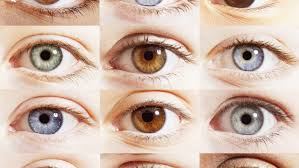
#> input picture eyes.jpeg, 299 x 168 px, given in place of the camera
$ python v16-circle-detection-accum-video.py
#> lines starting #> are read from the running program, lines starting #| are printed output that depends on the picture; after the words box and inside, x2 and y2 are one past the last pixel; in counts of white or black regions, pixels touching at a corner belong together
#> further down, frame is the input picture: shape (168, 299, 3); mean B, G, R 169, 184, 209.2
import cv2
import numpy as np
import matplotlib.pyplot as plt

vid = cv2.VideoCapture(0)

mindist = 15
accuracy = 50

def circledetect(image):
    gray = cv2.cvtColor(image, cv2.COLOR_BGR2GRAY)
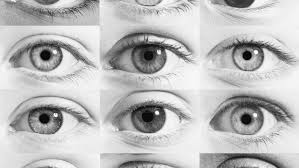
#> gray: shape (168, 299); min 1, max 254, mean 189.8
    gray_blured = cv2.blur(gray, (3, 3))
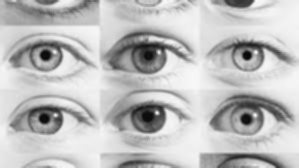
#> gray_blured: shape (168, 299); min 7, max 248, mean 189.8

    detected_circles = cv2.HoughCircles(gray_blured, cv2.HOUGH_GRADIENT, 1, mindist, param1=70, param2=accuracy, minRadius=1, maxRadius=40)
#> detected_circles = [[148.5, 116.5, 16.9]]

    circles = []
    if detected_circles is not None:
        detected_circles = np.uint16(np.around(detected_circles))
#> detected_circles = [[148, 116, 17]]
        for pt in detected_circles[0, :]:
            a, b, r = pt[0], pt[1], pt[2]
            cv2.circle(image, (a, b), r, (0, 255, 0), 2)
            cv2.circle(image, (a, b), 1, (0, 0, 255), 3)
            circles.append((a, b, r))
            # Draw the a, b, r values on the image
            text = f"a={a}, b={b}, r={r}"
            cv2.putText(image, text, (a - r, b - r - 10), cv2.FONT_HERSHEY_SIMPLEX, 0.5, (255, 255, 255), 1, cv2.LINE_AA)
#> this loop made 1 pass
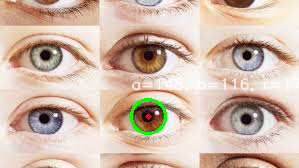
#> image: shape (168, 299, 3); 2.28% of pixels changed, all inside (x1, y1, x2, y2) = (130, 78, 299, 135)
#> after the loop, circles = [(148, 116, 17)]

    return image, circles

# Initialize the plot
plt.ion()
fig, ax = plt.subplots()

# Example usage:
while True:
    ret, frame = vid.read()
    if not ret:
        break
    frame, circles = circledetect(frame)
#> circles = [(148, 116, 17)]

    # Update the plot
    ax.clear()
    ax.set_xlim(0, frame.shape[1])
    ax.set_ylim(frame.shape[0], 0)
    for circle in circles:
        a, b, r = circle
        circle_plot = plt.Circle((a, b), r, color='r', fill=False)
        ax.add_artist(circle_plot)
    plt.draw()
    plt.pause(0.001)
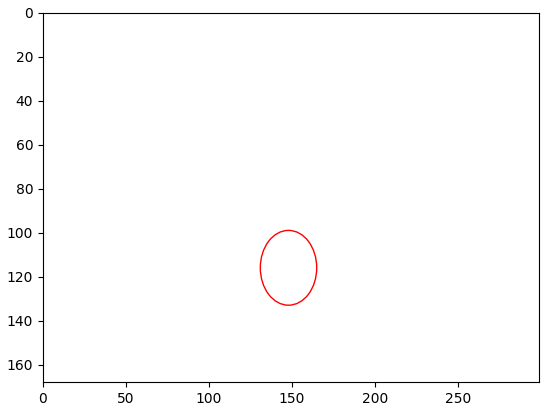
#> figure drawn by matplotlib, 1 panel

    # Display the frame
    cv2.imshow("Detected Circles", frame)
    if cv2.waitKey(1) & 0xFF == ord('q'):
#> (key q is pressed here)
        break

vid.release()
cv2.destroyAllWindows()
plt.ioff()
plt.show()

$ run again, on lines.webp
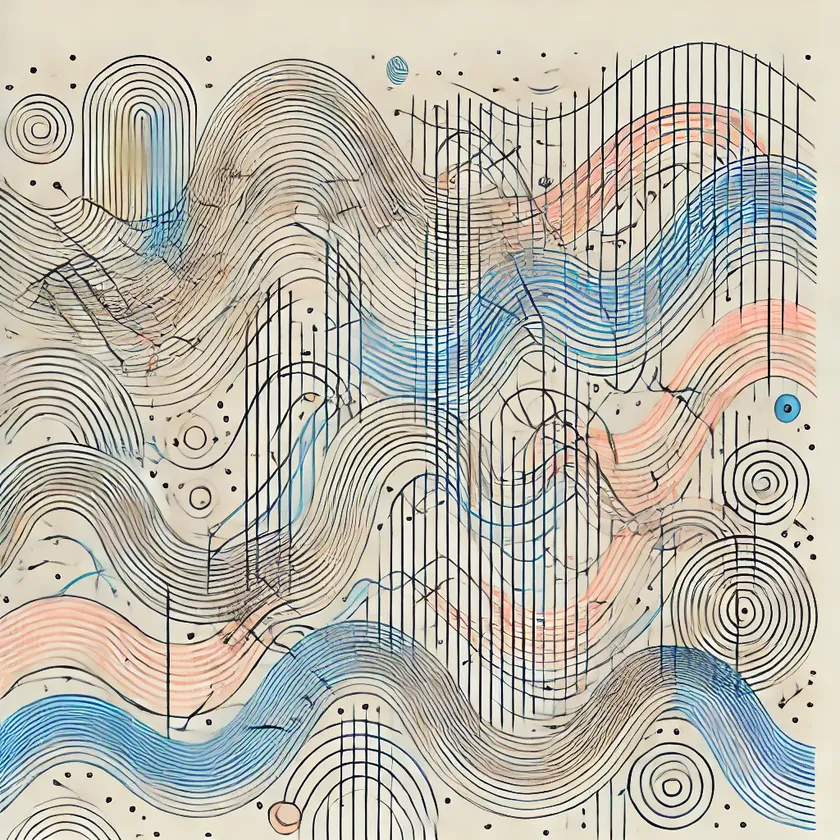
#> input picture lines.webp, 840 x 840 px, shrunk from 1024 x 1024 before the run, given in place of the camera
#> frame is the input picture: shape (840, 840, 3); mean B, G, R 173.7, 184.9, 188.1
#> in circledetect, `detected_circles = cv2.HoughCircles(gray_blured, cv2.HOUGH_GRADIENT, 1..`: detected_circles = 27 rows, first 8: [46.5, 442.5, 39.4], [298.5, 219.5, 35], [745.5, 606.5, 38.3], [287.5, 197.5, 37.2], [673.5, 729.5, 39.4], [193.5, 430.5, 39.4], [38.5, 128.5, 25.4], [673.5, 783.5, 32.1]
#> in circledetect, `detected_circles = np.uint16(np.around(detected_circles))`: detected_circles = 27 rows, first 8: [46, 442, 39], [298, 220, 35], [746, 606, 38], [288, 198, 37], [674, 730, 39], [194, 430, 39], [38, 128, 25], [674, 784, 32]
#> the loop in circledetect, `for pt in detected_circles[0, :]:` made 27 passes
#> after the loop in circledetect, `for pt in detected_circles[0, :]:`:
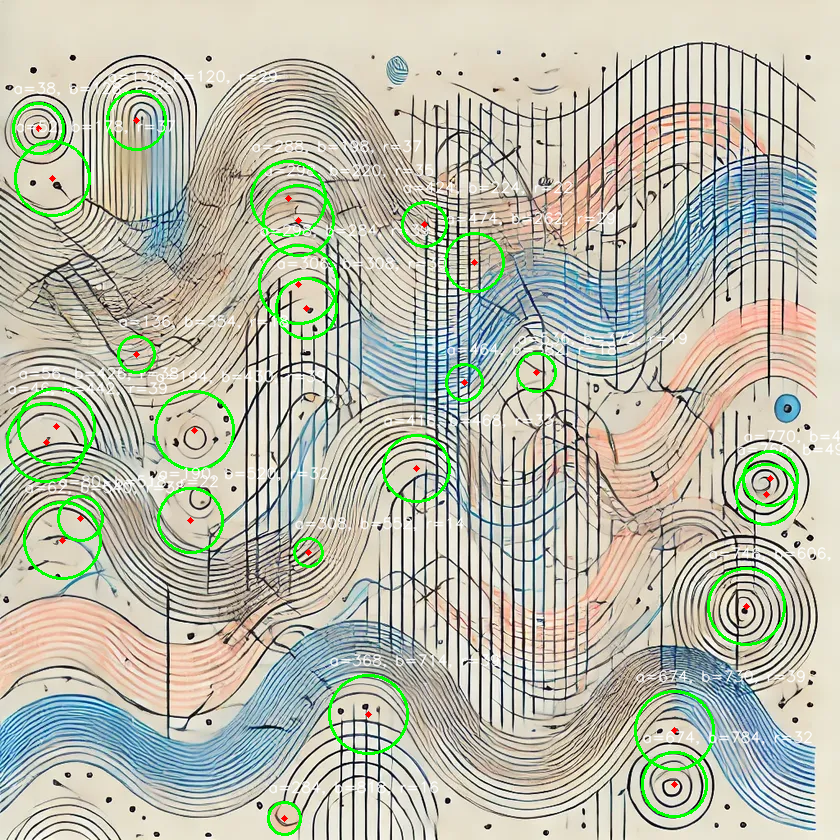
#> image: shape (840, 840, 3); 5.52% of pixels changed, all inside (x1, y1, x2, y2) = (6, 70, 840, 836)
#> after the loop in circledetect, `for pt in detected_circles[0, :]:`: circles = 27 items, first 6: (46, 442, 39), (298, 220, 35), (746, 606, 38), (288, 198, 37), (674, 730, 39), (194, 430, 39)
#> the loop `for circle in circles:` made 27 passes
#> `plt.pause(0.001)`:
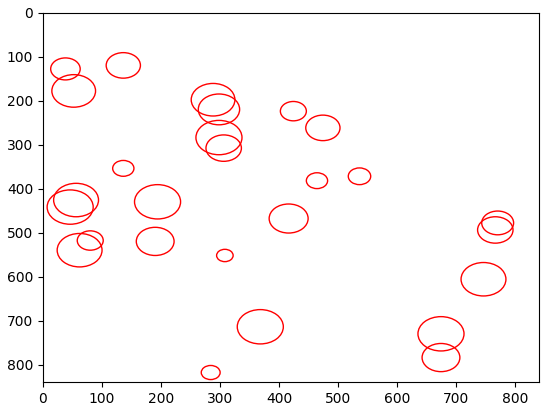
#> figure drawn by matplotlib, 1 panel
